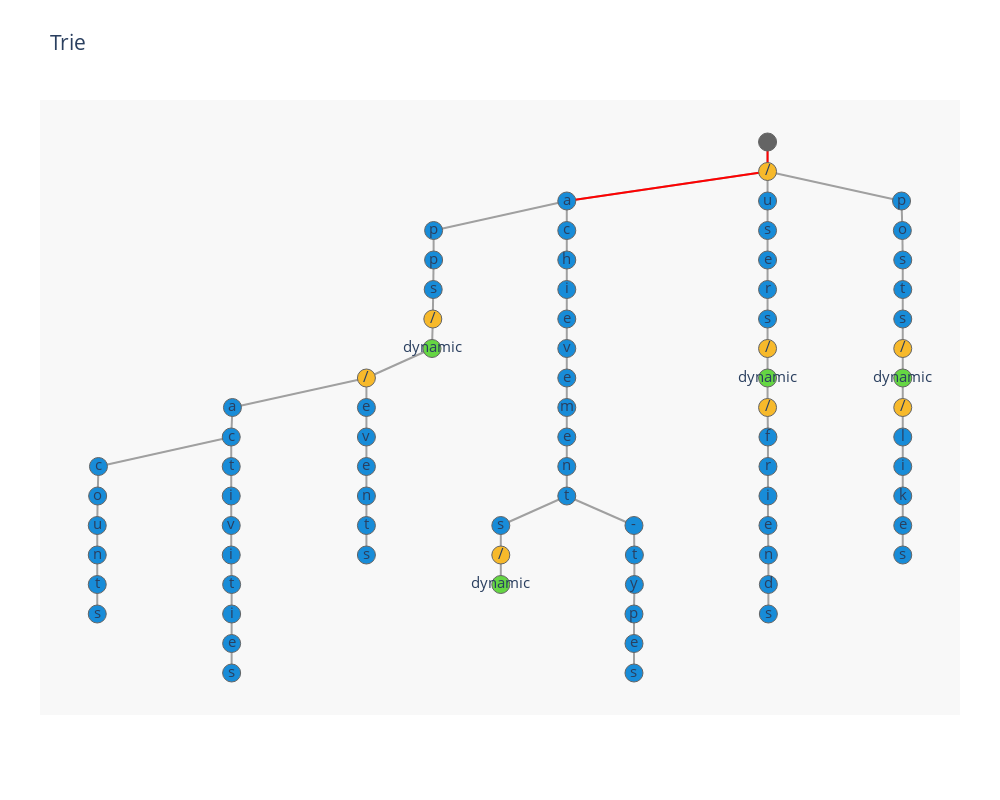

Notebook source saved alongside this figure:
### Code cell
search('/anything')

### Figure 1 — Plotly figure (JSON) as saved in the notebook; plotly's stock layout.template omitted (floating-point values rounded to 4 significant figures; data arrays with more than 128 entries replaced by an {"elided": "..."} marker saying what was removed)
{"data": [{"hoverinfo": "none", "line": {"color": "rgb(160,160,160)", "width": 2}, "mode": "lines", "type": "scatter", "uid": "a2c8e71e-500d-4557-8c11-dbd9ce7c1ed5", "x": {"elided": "231 float values"}, "y": {"elided": "231 int values"}}, {"hoverinfo": "none", "line": {"color": "red", "width": 2}, "mode": "lines", "type": "scatter", "uid": "f36aa515-a50a-4341-a6f6-690f5f4f564e", "x": [1822.0, 1822.0, null, 1822.0, 1324.0, null], "y": [1314, 1242, null, 1242, 1170, null]}, {"hoverinfo": "none", "marker": {"color": "rgb(100,100,100)", "line": {"color": "rgb(100,100,100)", "width": 1}, "size": 18}, "mode": "markers+text", "name": "", "text": [null], "type": "scatter", "uid": "c1022edf-6d24-4d56-8162-9e4727965961", "x": [1822.0], "y": [1314]}, {"hoverinfo": "none", "marker": {"color": "rgb(101,214,67)", "line": {"color": "rgb(100,100,100)", "width": 1}, "size": 18}, "mode": "markers+text", "name": "", "text": ["dynamic", "dynamic", "dynamic", "dynamic"], "type": "scatter", "uid": "1c35405d-79dc-4a80-8456-8a75c73bdb70", "x": [988.5, 1160.0, 1822.0, 2158.0], "y": [810, 234, 738, 738]}, {"hoverinfo": "none", "marker": {"color": "rgb(247,185,43)", "line": {"color": "rgb(100,100,100)", "width": 1}, "size": 18}, "mode": "markers+text", "name": "", "text": ["/", "/", "/", "/", "/", "/", "/", "/"], "type": "scatter", "uid": "f58f7d3b-14e1-44a4-9d2c-b6ac5a16674f", "x": [1822.0, 990.5, 825.5, 1160.0, 1822.0, 1822.0, 2158.0, 2158.0], "y": [1242, 882, 738, 306, 810, 666, 810, 666]}, {"hoverinfo": "none", "marker": {"color": "rgb(24,140,216)", "line": {"color": "rgb(100,100,100)", "width": 1}, "size": 18}, "mode": "markers+text", "name": "", "text": ["a", "u", "p", "p", "c", "s", "o", "p", "h", "s", "a", "e", "c", "v", "c", "t", "o", "i", "u", "n", "t", "s", "v", "i", "t", "i", "e", "s", "e", "n", "t", "s", "i", "e", "v", "e", "m", "e", "n", "t", "s", "-", "t", "y", "p", "e", "s", "e", "r", "s", "f", "r", "i", "e", "n", "d", "s", "s", "t", "s", "l", "i", "k", "e", "s"], "type": "scatter", "uid": "2e1474b5-d34c-4a71-8243-cbb751a4dec5", "x": [1324.0, 1822.0, 2156.0, 992.5, 1324.0, 1822.0, 2158.0, 992.5, 1324.0, 991.5, 492.5, 825.5, 489.5, 825.5, 159.5, 489.5, 157.5, 489.5, 156.5, 156.5, 156.5, 156.5, 489.5, 489.5, 490.5, 490.5, 490.5, 490.5, 825.5, 825.5, 825.5, 825.5, 1324.0, 1324.0, 1324.0, 1324.0, 1324.0, 1324.0, 1324.0, 1324.0, 1160.0, 1490.0, 1492.0, 1492.0, 1490.0, 1490.0, 1490.0, 1822.0, 1822.0, 1822.0, 1824.0, 1824.0, 1824.0, 1824.0, 1824.0, 1824.0, 1824.0, 2158.0, 2158.0, 2158.0, 2158.0, 2158.0, 2158.0, 2158.0, 2158.0], "y": [1170, 1170, 1170, 1098, 1098, 1098, 1098, 1026, 1026, 954, 666, 666, 594, 594, 522, 522, 450, 450, 378, 306, 234, 162, 378, 306, 234, 162, 90, 18, 522, 450, 378, 306, 954, 882, 810, 738, 666, 594, 522, 450, 378, 378, 306, 234, 162, 90, 18, 1026, 954, 882, 594, 522, 450, 378, 306, 234, 162, 1026, 954, 882, 594, 522, 450, 378, 306]}], "layout": {"font": {"size": 15}, "height": 800, "hovermode": "closest", "margin": {"b": 85, "l": 40, "r": 40, "t": 100}, "plot_bgcolor": "rgb(248,248,248)", "showlegend": false, "title": {"text": "Trie"}, "width": 1000, "xaxis": {"showgrid": false, "showline": false, "showticklabels": false, "zeroline": false}, "yaxis": {"showgrid": false, "showline": false, "showticklabels": false, "zeroline": false}}}
